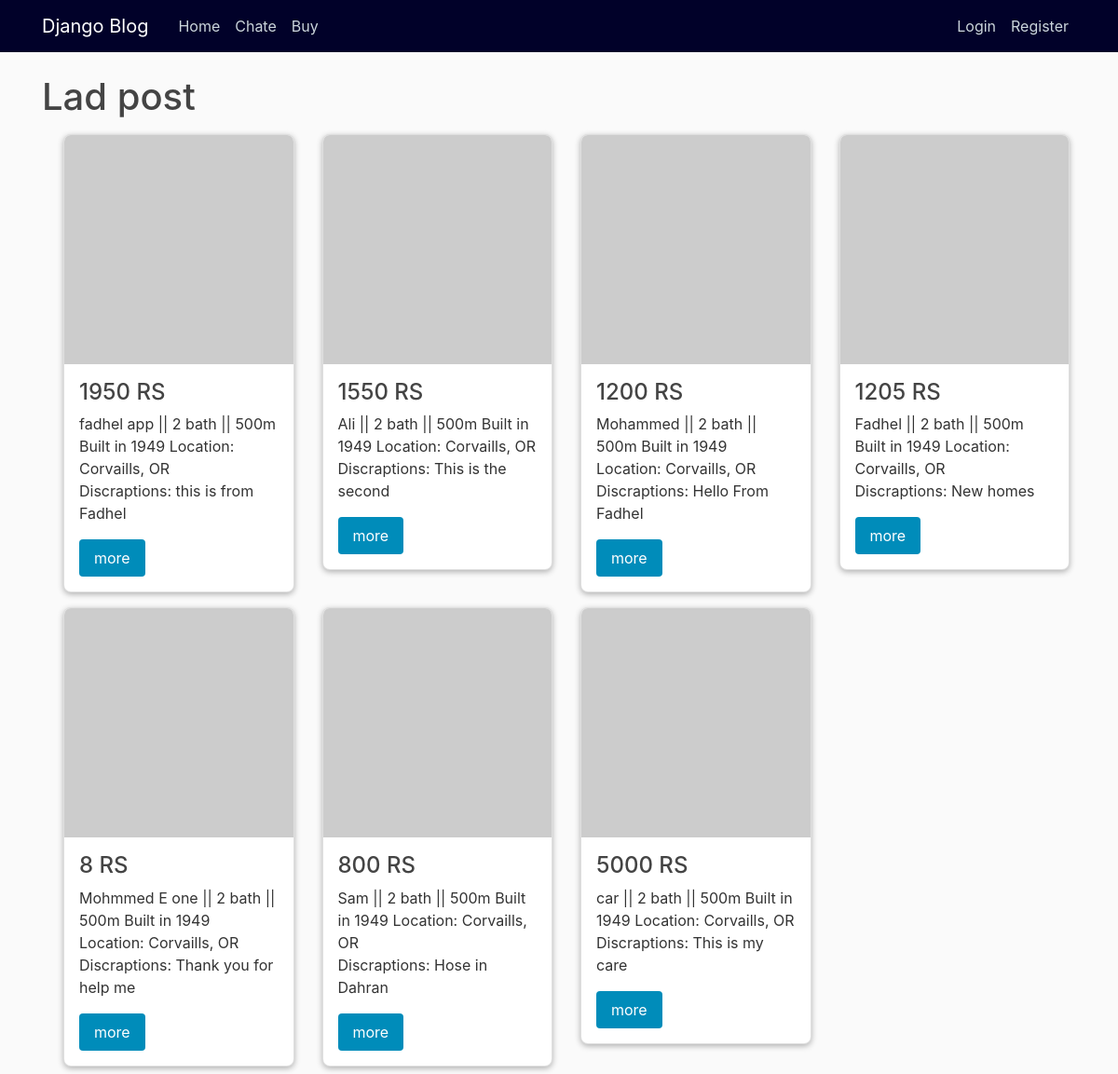
The page /ad/ on the database as committed earlier.
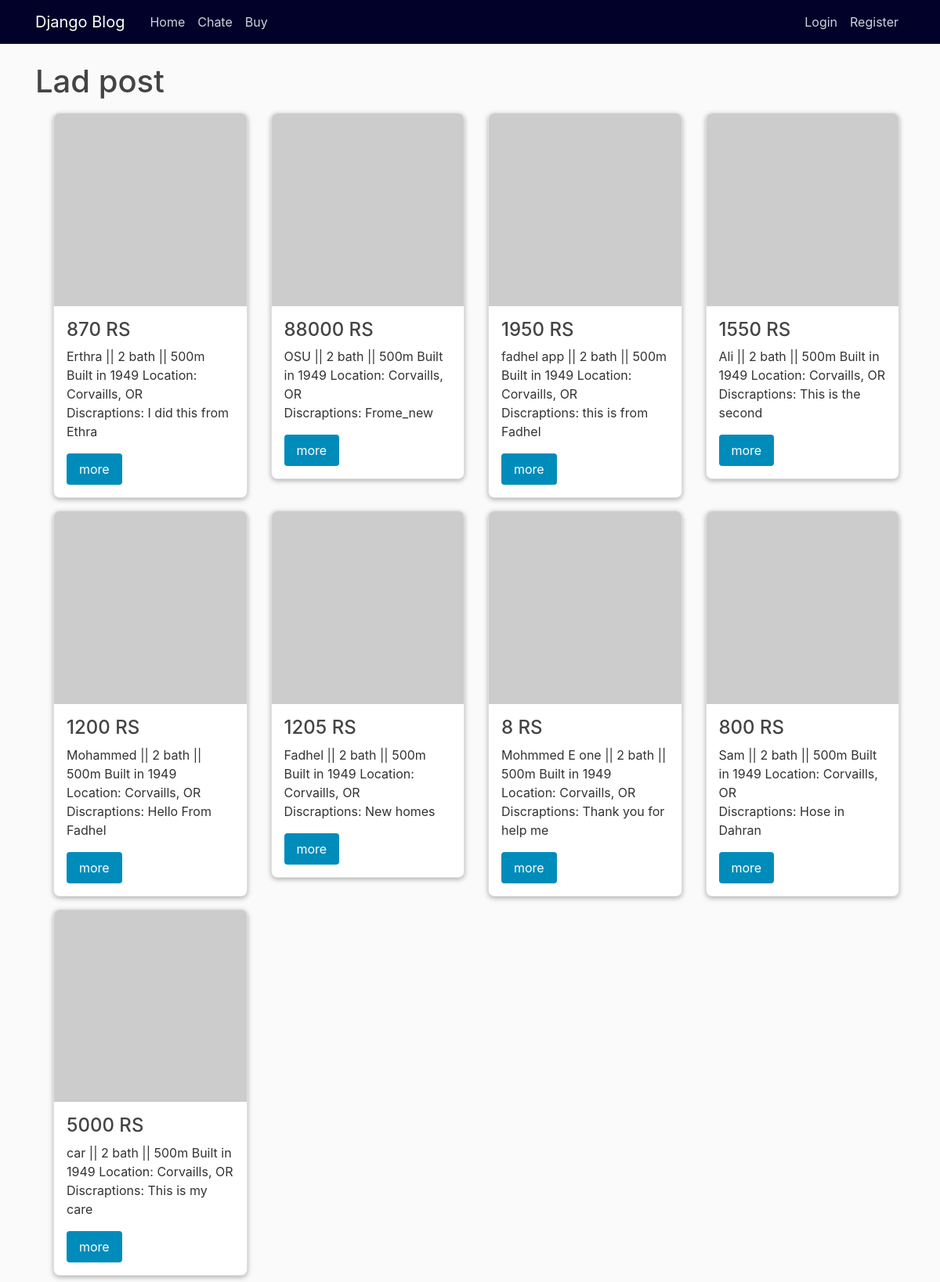
The same page on the database as committed later.
### buy_product/models.py (models this page shows, shortened)
class Addproduct2(models.Model):
    price = models.IntegerField(default=1, blank=True, null=True)
    name = models.CharField(max_length=50, unique=True)
    description = models.CharField(max_length=150)
    date_posted_product = models.DateTimeField(default=timezone.now)

### buy_product/views.py (the view)
# urls.py: path('ad/', PostList.as_view(), name='post_order'),
class PostList(ListView):
    model = Addproduct2
    template_name = 'buy_product/post_order.html' # <app>/<model>_<viewtype>.html
    ordering = ['-date_posted_product']

### buy_product/templates/buy_product/post_order.html
{% extends "blog/base.html" %}
{% block content %}
{% load crispy_forms_tags %}
<h1>Lad post</h1>
<div class="container">
    <div class="row">
     {% for x in object_list %}
        <div class="col-md-3">
            <div class="card m-2">
              <img src="https://via.placeholder.com/150" alt="Placeholder Image">
                <div class="card-body">
                  <h3>{{ x.price }} RS</h3>
                  <a>{{ x.name }}</a>
                  <a>|| 2 bath || 500m</a>
                  <a>Built in 1949</a>
                  <a>Location: Corvaills, OR</a>
                  <P>Discraptions: {{ x.description }}</P>
                  <a href="{% url 'post_info' x.id %}" class="button">more</a>
                </div>
            </div>
          </div>
      {% endfor %}
    </div>
  </div>
{% endblock content %}

Rows that differ between the two databases and show on the page:
added Addproduct2: price "870", name "Erthra", description "I did this from Ethra"
added Addproduct2: price "88000", name "OSU", description "Frome_new"
